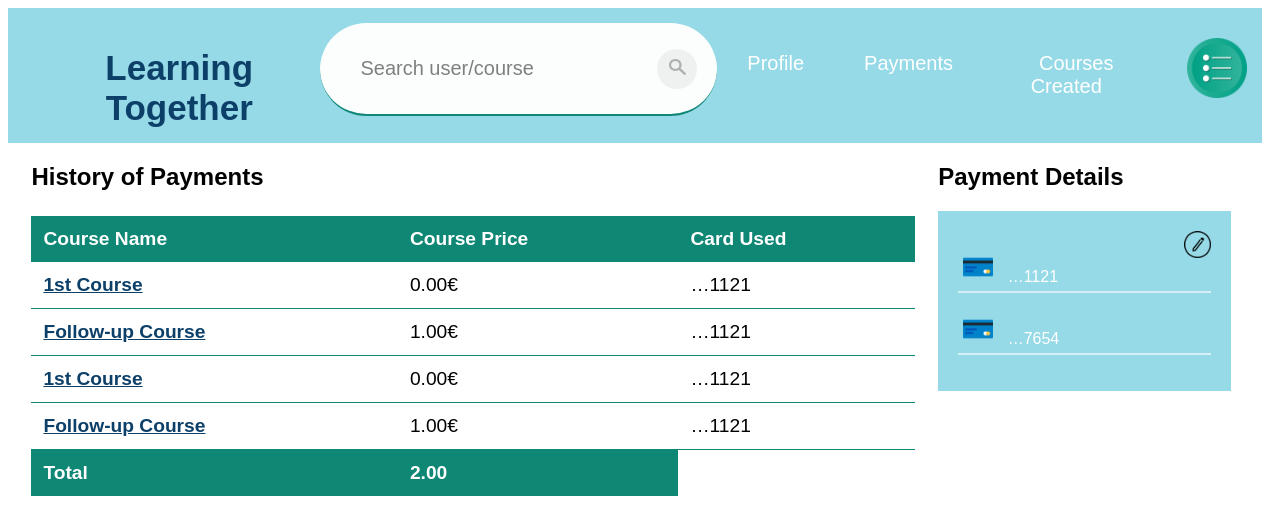
Page /payments (signed in) on the earlier database version.
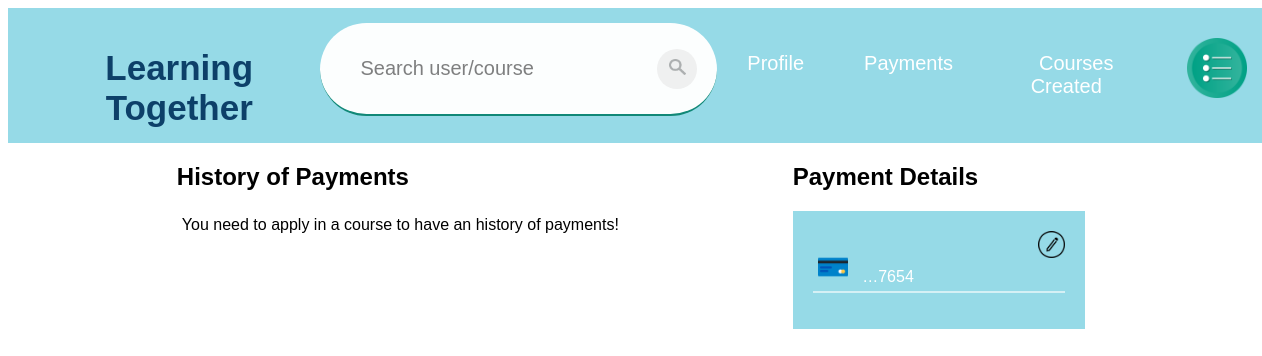
Same page on the later database version.
### app/models.py (models this page shows, shortened)
class CoursesEnrolled(models.Model):
    privateId = models.ForeignKey(Private, on_delete=models.CASCADE)
    courseId = models.ForeignKey(Course, on_delete=models.PROTECT)
    paymentMethod = models.ForeignKey(PaymentDetails, on_delete=models.PROTECT, null=True)

class Course(models.Model):
    categoryId = models.ForeignKey(Category, on_delete=models.PROTECT)
    name = models.CharField(max_length=100)
    averageMasterTime = models.SmallIntegerField()
    price = models.DecimalField(max_digits=6, decimal_places=2)
    description = models.CharField(max_length=200, blank=True)
    link = models.CharField(max_length=200, default="")

class PaymentDetails(models.Model):
    privateId = models.ForeignKey(Private, on_delete=models.CASCADE, null=True, blank=True)
    cardNumber = models.CharField(max_length=16)
    expirationMonth = models.SmallIntegerField()
    expirationYear = models.SmallIntegerField()
    cvv = models.SmallIntegerField()

### app/views.py (the view)
# urls.py: path('payments',views.payments,name="payments"),
def payments(request):
    if request.user.is_authenticated:
        profile = models.Profile.objects.filter(userId__exact=request.user.id)
        private = models.Private.objects.filter(profileId__exact=profile[0].id)
        enrolledCourses = models.CoursesEnrolled.objects.filter(
            privateId__exact=private[0].id)
        paymentDetails = models.PaymentDetails.objects.filter(
            privateId__exact=private[0].id)
        total = 0
        for course in enrolledCourses:
            total += course.courseId.price
        return render(request, "app/payments.html", {'enrolledCourses': enrolledCourses, 'paymentDetails': paymentDetails,
                                                     'total': total, 'thisUser': True, 'userId': request.user.id, 'showOptions': True})
    return redirect('home')

### templates/app/payments.html (shortened to what this page needs)
{% extends 'app/base.html' %}
{% block content %}
{% load static %}
{% include 'app/navBar.html' with thisUser=thisUser userId=userId showOptions=showOptions %}
<div class="container">
    <div>
        <h2>History of Payments</h2>
        {% if not enrolledCourses %}
            <p>You need to apply in a course to have an history of payments!</p>
        {% else %}
        <table class="table">
            <thead>
                <tr>
                    <th>Course Name</th>
                    <th>Course Price</th>
                    <th>Card Used</th>
                </tr>
            </thead>
            {% for enrolledCourse in enrolledCourses %}
            <tbody>
                <tr>
                    <td><a class="pretty" href="../course/{{ enrolledCourse.courseId.id }}">{{ enrolledCourse.courseId.name }}</a></td>
                    <td>{{ enrolledCourse.courseId.price }}€</td>
                    {% if enrolledCourse.paymentMethod.cardNumber %}
                    <td>{{ enrolledCourse.paymentMethod.cardNumber|slice:'::-1'|truncatechars:5|slice:'::-1'}}</td>
                    {% else %}
                    <td>None</td>
                    {% endif %}
                </tr>
            </tbody>
            {% endfor %}
            <tfoot>
                <tr>
                    <td >Total</td>
                    <td>{{ total }}</td>
                </tr>
            </tfoot>
        </table>
        {% endif %}
    </div>
    <div>
        <h2>Payment Details</h2>
        <div class="payment-methods">
            <a href="../managePaymentDetails"><img class="edit" src="{% static 'images/' %}edit.png"></a>
            {% if not paymentDetails %}
                <p>No Payment Details</p>
            {% else %}
                {% for card in paymentDetails %}
                <div>
                    <p><img class="card" src="{% static 'images/' %}card.png"> {{ card.cardNumber|slice:'::-1'|truncatechars:5|slice:'::-1' }}</p>
                </div>
                {% endfor %}
            {% endif %}
        </div>
    </div>
</div>
{% endblock %}

Differences in the rows shown:
removed CoursesEnrolled: courseId.name "1st Course", courseId.price "0.00", paymentMethod.cardNumber "…1121"
removed CoursesEnrolled: courseId.name "Follow-up Course", courseId.price "1.00", paymentMethod.cardNumber "…1121"
removed CoursesEnrolled: courseId.name "1st Course", courseId.price "0.00", paymentMethod.cardNumber "…1121"
removed CoursesEnrolled: courseId.name "Follow-up Course", courseId.price "1.00", paymentMethod.cardNumber "…1121"
no longer on this page (row edited): PaymentDetails: cardNumber "…1121"
Other differences:
{{ total }}: "2.00" → (not shown)
text no longer shown: "Course Name Course Price Card Used Total"
text now shown: "You need to apply in a course to have an history of payments!"
